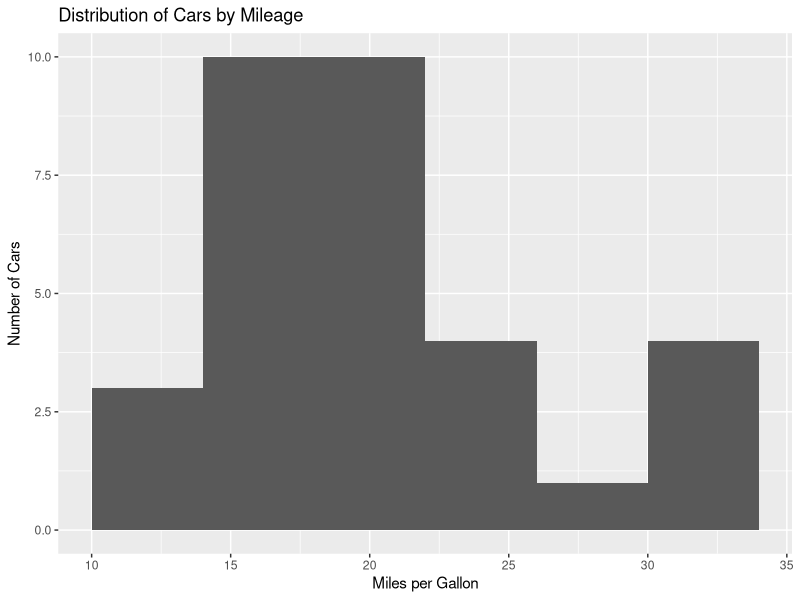
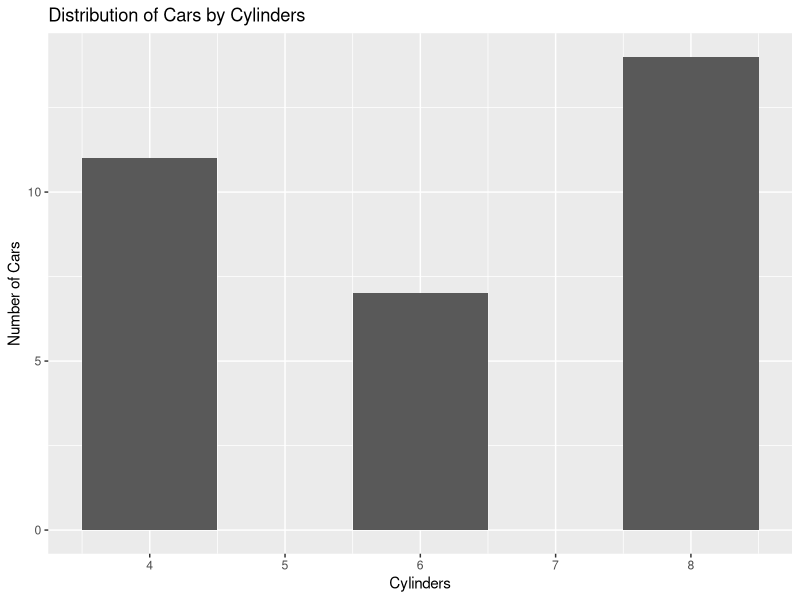
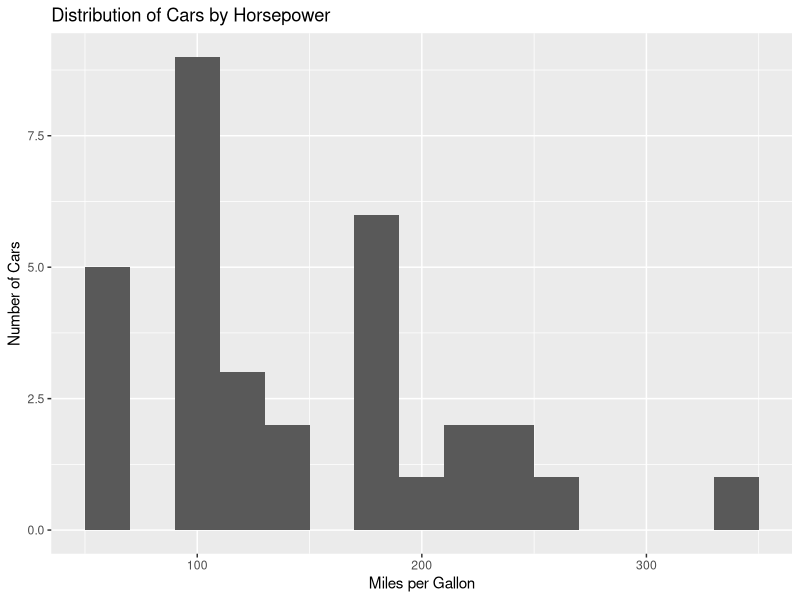
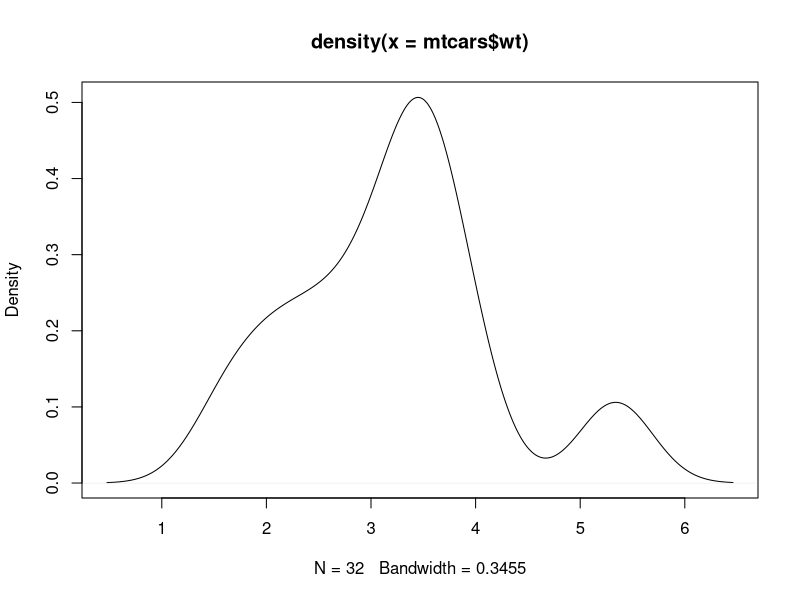
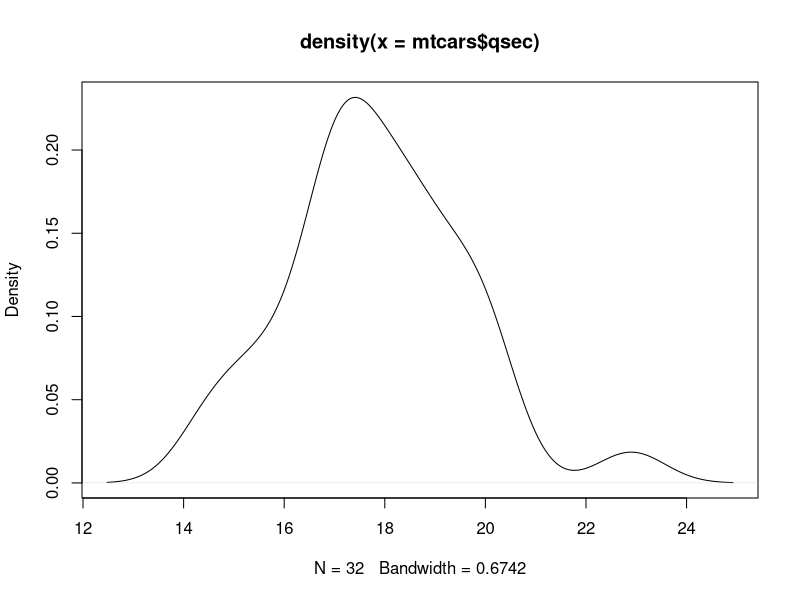
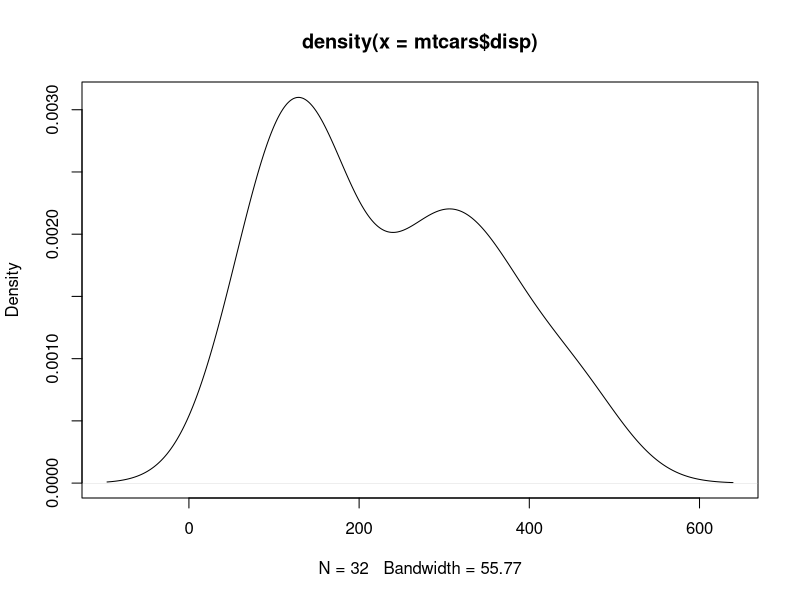
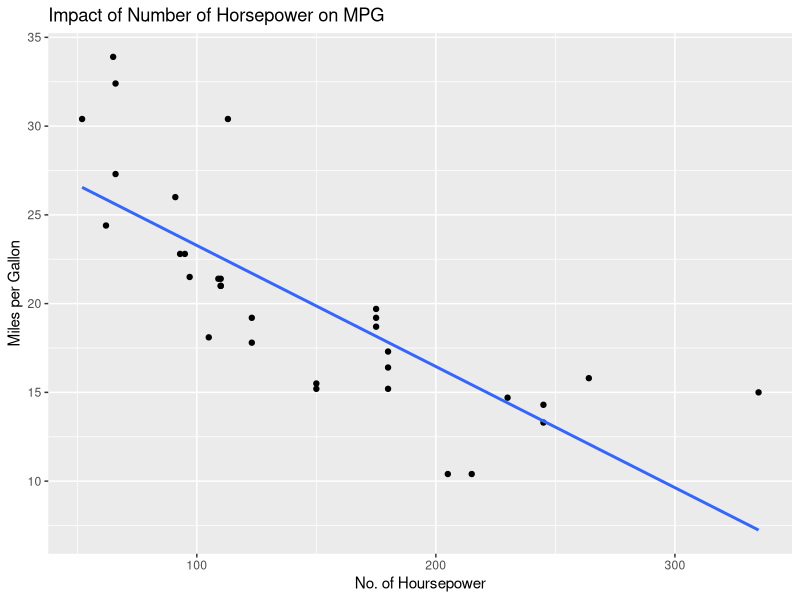
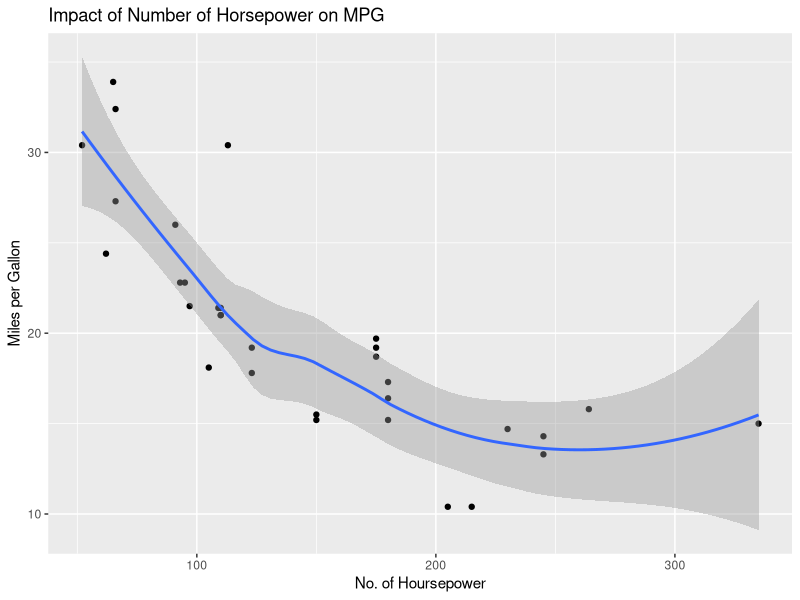

R code for these plots, in order:
#==================================================#
#================== DATA LOADING ==================#
#==================================================#
data("mtcars") # load the dataset; MTCARS stands for "Motor Trend Car Road Tests"
head(mtcars) # see six first row

# see selected data
mtcars["Honda Civic",]
mtcars["Chrysler Imperial",]
mtcars["Pontiac Firebird",]

"
Attributes of mtcars dataset:
- 'mpg' for Miles/(US) Gallon
- 'cyl' for number of Cylinders
- 'disp' for Displacement
- 'hp' for gross Horsepower
- 'drat' for rear axle ratio
- 'wt' for Weight (1000 lbs)
- 'qsec' for quarter time (1/4 mile time)
- 'vs' for engine (0=V-shaped, 1=straight)
- 'am' for transmission (0=auto, 1=manual)
- 'gear' for number of forward Gears
- 'carb' for number of Carburetors
"

#==================================================#
#================ DATA EXPLORATION ================#
#==================================================#
dim(mtcars) # see mtcars' dimension
nrow(mtcars) # see mtcars' total rows
ncol(mtcars) # see mtcars' total columns
names(mtcars) # see mtcars' attributes
summary(mtcars) # see mtcars' statistical info (except for Mode)

cov(mtcars[, 1:11]) # see mtcars' all variance
cov(mtcars$"mpg", mtcars$"hp") # see variance between "mpg" and "hp"

cor(mtcars[, 1:11]) # see mtcars' all correlationc
cor(mtcars$"cyl", mtcars$"drat") # see correlation between "cyl" and "drat"

# see mtcars' mode (most value) for selected attribute
print(names(sort(-table(mtcars$"mpg")))[1])
print(names(sort(-table(mtcars$"cyl")))[1])
print(names(sort(-table(mtcars$"drat")))[1])
print(names(sort(-table(mtcars$"carb")))[1])

#==================================================#
#=============== DATA VISUALIZATION ===============#
#==================================================#
library(ggplot2)

# Histogram Plot for mtcars$mpg
ggplot(mtcars, aes(mpg)) + geom_histogram(binwidth=4) + 
  xlab('Miles per Gallon') + ylab('Number of Cars') + # set xlabel and ylabel
  ggtitle("Distribution of Cars by Mileage") # set title

# Histogram Plot for mtcars$cyl
ggplot(mtcars, aes(cyl)) + geom_histogram(binwidth=1) + 
  xlab('Cylinders') + ylab('Number of Cars') + # set xlabel and ylabel
  ggtitle("Distribution of Cars by Cylinders") # set title

# Histogram Plot for mtcars$hp
ggplot(mtcars, aes(hp)) + geom_histogram(binwidth=20) + 
  xlab('Miles per Gallon') + ylab('Number of Cars') + # set xlabel and ylabel
  ggtitle("Distribution of Cars by Horsepower") # set title

# see mtcars' attribute density for selected attribute
plot(density(mtcars$wt))
plot(density(mtcars$qsec))
plot(density(mtcars$disp))

# Linear Regression Plot between mtcars$hp and mtcars$mpg
ggplot(mtcars, aes(hp, mpg)) + geom_point() +
  geom_smooth(method="lm", se=FALSE) +
  xlab("No. of Hoursepower") + ylab("Miles per Gallon") +
  ggtitle("Impact of Number of Horsepower on MPG")

# Non-Linear Regression Plot between mtcars$hp and mtcars$mpg
ggplot(mtcars, aes(hp, mpg)) + geom_point() + stat_smooth() +
  xlab("No. of Hoursepower") + ylab("Miles per Gallon") +
  ggtitle("Impact of Number of Horsepower on MPG")

# boxplot between mtcars$mpg and mtcars$gear
boxplot(mpg ~ gear, data=mtcars)

# scatter plot matrices between any mtcars' attributes
pairs(~wt+mpg+disp+cyl, data=mtcars, main="Scatter Plot Matrix")

# Hierarchical Clustering for mtcars dataset
hc = hclust(dist(as.matrix(mtcars)))
print(hc)
plot(hc)
heatmap(as.matrix(mtcars), scale="column", margins=c(5,10),
        xlab="Specifications Variables", ylab="Car Models")